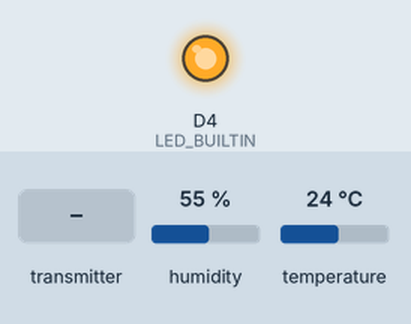
This sketch was run on a simulated ESP8266 (NodeMCU). Parts: output pins drawn as LEDs (lit = HIGH, except the on-board LED, lit = LOW). Inputs (shaded band) come from the test bench; at power-on: humidity 55 %, temperature 24 °C. WiFi joins after 1.5 s; servers stay silent unless stated; what the sketch prints to the serial monitor is not drawn.

Above: at 1.2 s.
1.3 s: the transmitter starts sending id = 0
3.3 s: the transmitter starts sending id = 1
5.3 s: the transmitter starts sending msg = 1
At 6.1 s:
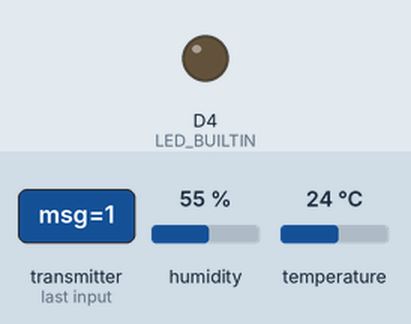
6.8 s: the transmitter starts sending msg = 0
At 7.2 s:
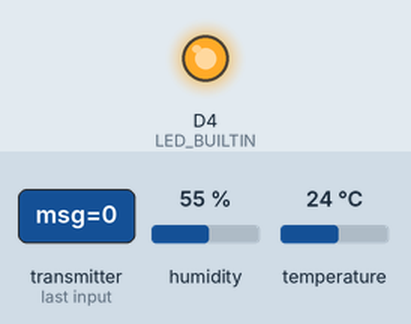
Timing chart, 0 to 9.3 s (numbered marks = the images above; inputs shaded):
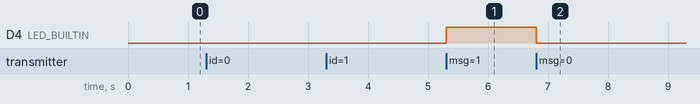

The sketch:

espnow_node1_dht11.ino
```cpp
//10번보드의 코드

#include <ESP8266WiFi.h>
#include <espnow.h>
#include "DHT.h"

#define DHTPIN D3
#define DHTTYPE DHT11
 DHT dht(DHTPIN, DHTTYPE);

#define myid 1
#define my_channel 9

byte board[] = {0x40,0x91,0x51,0x4E,0x65,0xE2};

unsigned long t = 0;

struct mysensor{
  byte type = 1;
  int id = myid;
  float data1;
  float data2;
};

struct payload{
  int id;
  char msg;
};

mysensor sensor;
payload mypayload;

void setup() {
  // put your setup code here, to run once:

  Serial.begin(115200);
  dht.begin();
  pinMode(LED_BUILTIN, OUTPUT);
  WiFi.mode(WIFI_STA); //제일 처음 할일! 와이파이모드를 스테이션 모드로!
  WiFi.begin("youtuber","nockanda",my_channel,NULL,false); //채널9로 바꾼다
  WiFi.disconnect(); //그러나 WiFi로써의 기능은 사용하지 않겠다!

  //ESPNOW의 기능을 활성화한다!
  if (esp_now_init() != 0) {
    //ESP NOW 시작 실패!
    Serial.println("ESPNOW 실패!");
    return;
  }else{
     //ESP NOW 시작 성공!
     Serial.println("ESPNOW 성공!");
  }

  //지금 이보드의 역할은 주고 받는것을 다하겠다!
  esp_now_set_self_role(ESP_NOW_ROLE_COMBO);

  //나의 슬레이브를 등록해야겠다!
  esp_now_add_peer(board, ESP_NOW_ROLE_COMBO, 1, NULL, 0);//뒤에 2개는 ID, PW

  //송신완료 콜백함수 등록
  esp_now_register_send_cb(OnDataSent);

  //수신완료 콜백 함수 등록
  esp_now_register_recv_cb(OnDataRecv);
}

void loop() {
  // put your main code here, to run repeatedly:
  if(millis() - t > 2000){
    t = millis();
    sensor.data1 = dht.readHumidity();
    sensor.data2 = dht.readTemperature();
    esp_now_send(board, (uint8_t *) &sensor, sizeof(sensor));
  }
}

//송신콜백함수 원형:
void OnDataSent(uint8_t *mac, uint8_t status) {
   //status가 0일때 송신 완료!
   if(status == 0){
      Serial.println("성공적으로 송신했음!");
   }else{
      Serial.println("송신 실패!!");
   }
}


//수신콜백함수 원형:
void OnDataRecv(uint8_t * mac, uint8_t * data, uint8_t len) {
  memcpy(&mypayload,data,sizeof(mypayload));
  if(mypayload.id != myid){
    Serial.println("이 메시지는 나에게 온게 아닙니다!");
    return;
  }
  Serial.print(mypayload.id);
  Serial.print(", ");
  Serial.println(mypayload.msg);
  if(mypayload.msg == '0'){
    //켜기
    digitalWrite(LED_BUILTIN,LOW);
  }else if(mypayload.msg == '1'){
    //끄기
    digitalWrite(LED_BUILTIN,HIGH);
  }
}
```

Measured:
- after the input at 1.3 s, every drawn part: stays the same
- after the input at 3.3 s, every drawn part: stays the same
- after the input at 5.3 s, D4 (LED_BUILTIN): LOW → HIGH at once
- after the input at 6.8 s, D4 (LED_BUILTIN): HIGH → LOW at once
